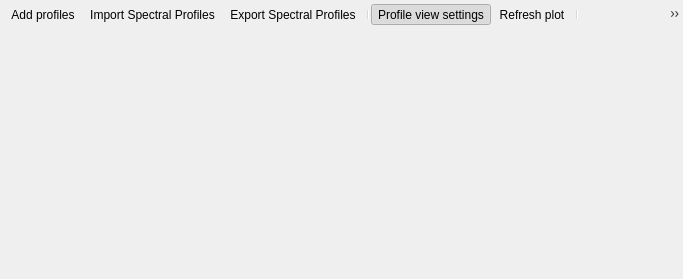
<?xml version="1.0" encoding="UTF-8"?>
<ui version="4.0">
 <class>SpectralLibraryWidget</class>
 <widget class="QWidget" name="SpectralLibraryWidget">
  <property name="geometry">
   <rect>
    <x>0</x>
    <y>0</y>
    <width>683</width>
    <height>279</height>
   </rect>
  </property>
  <property name="windowTitle">
   <string>Spectral Library View</string>
  </property>
  <property name="windowIcon">
   <iconset resource="../../qpsresources.qrc">
    <normaloff>:/qps/ui/icons/speclib.svg</normaloff>:/qps/ui/icons/speclib.svg</iconset>
  </property>
  <layout class="QVBoxLayout" name="verticalLayout_2">
   <property name="spacing">
    <number>0</number>
   </property>
   <property name="leftMargin">
    <number>0</number>
   </property>
   <property name="topMargin">
    <number>0</number>
   </property>
   <property name="rightMargin">
    <number>0</number>
   </property>
   <property name="bottomMargin">
    <number>0</number>
   </property>
   <item>
    <layout class="QVBoxLayout" name="verticalLayout">
     <property name="spacing">
      <number>0</number>
     </property>
     <property name="leftMargin">
      <number>0</number>
     </property>
     <property name="topMargin">
      <number>0</number>
     </property>
     <property name="rightMargin">
      <number>0</number>
     </property>
     <property name="bottomMargin">
      <number>0</number>
     </property>
     <item>
      <widget class="QToolBar" name="toolBar">
       <property name="windowTitle">
        <string>toolBar</string>
       </property>
       <property name="movable">
        <bool>false</bool>
       </property>
       <property name="iconSize">
        <size>
         <width>20</width>
         <height>20</height>
        </size>
       </property>
       <property name="toolButtonStyle">
        <enum>Qt::ToolButtonIconOnly</enum>
       </property>
       <property name="floatable">
        <bool>false</bool>
       </property>
       <addaction name="actionGrpAddProfiles"/>
       <addaction name="actionGrpImportProfiles"/>
       <addaction name="actionExportSpeclib"/>
       <addaction name="separator"/>
       <addaction name="actionShowProfileViewSettings"/>
       <addaction name="actionRefreshPlot"/>
       <addaction name="separator"/>
       <addaction name="actionGrpLayerProperties"/>
       <addaction name="actionShowAttributeTable"/>
       <addaction name="actionShowSpectralProcessingDialog"/>
      </widget>
     </item>
     <item>
      <widget class="SpectralLibraryPlotWidget" name="mSpeclibPlotWidget" native="true"/>
     </item>
    </layout>
   </item>
  </layout>
  <action name="actionAddCurrentProfiles">
   <property name="icon">
    <iconset resource="../../qpsresources.qrc">
     <normaloff>:/qps/ui/icons/plus_green_icon.svg</normaloff>:/qps/ui/icons/plus_green_icon.svg</iconset>
   </property>
   <property name="text">
    <string>Add profile candidates</string>
   </property>
   <property name="toolTip">
    <string>Adds the profiles that are shown as candidates from the spectral library</string>
   </property>
   <property name="shortcut">
    <string>Ctrl+Shift+A</string>
   </property>
  </action>
  <action name="actionSelectProfilesFromMap">
   <property name="icon">
    <iconset resource="../../qpsresources.qrc">
     <normaloff>:/qps/ui/icons/profile_identify.svg</normaloff>:/qps/ui/icons/profile_identify.svg</iconset>
   </property>
   <property name="text">
    <string>SelectProfilesFromMap</string>
   </property>
   <property name="toolTip">
    <string>Select a new profile from map</string>
   </property>
  </action>
  <action name="optionAddCurrentProfilesAutomatically">
   <property name="checkable">
    <bool>true</bool>
   </property>
   <property name="icon">
    <iconset resource="../../qpsresources.qrc">
     <normaloff>:/qps/ui/icons/profile_add_auto.svg</normaloff>:/qps/ui/icons/profile_add_auto.svg</iconset>
   </property>
   <property name="text">
    <string>Add profiles automatically</string>
   </property>
   <property name="toolTip">
    <string>Add profiles collected from maps automatically</string>
   </property>
  </action>
  <action name="actionImportSpeclib">
   <property name="icon">
    <iconset resource="../../qpsresources.qrc">
     <normaloff>:/qps/ui/icons/speclib_add.svg</normaloff>:/qps/ui/icons/speclib_add.svg</iconset>
   </property>
   <property name="text">
    <string>Import Spectral Profiles</string>
   </property>
   <property name="toolTip">
    <string>Import spectral profiles from other data sources e.g. ASD, SED, SVC files</string>
   </property>
  </action>
  <action name="actionExportSpeclib">
   <property name="icon">
    <iconset resource="../../qpsresources.qrc">
     <normaloff>:/qps/ui/icons/speclib_save.svg</normaloff>:/qps/ui/icons/speclib_save.svg</iconset>
   </property>
   <property name="text">
    <string>Export Spectral Profiles</string>
   </property>
   <property name="toolTip">
    <string>Export spectral profiles to other data formats</string>
   </property>
  </action>
  <action name="actionShowProperties">
   <property name="icon">
    <iconset theme=":/images/themes/default/propertyicons/system.svg">
     <normaloff>:/images/themes/default/propertyicons/system.svg</normaloff>:/images/themes/default/propertyicons/system.svg</iconset>
   </property>
   <property name="text">
    <string>Layer Properties</string>
   </property>
   <property name="toolTip">
    <string>Show the vector layer properties</string>
   </property>
  </action>
  <action name="actionShowProfileFields">
   <property name="icon">
    <iconset resource="../../qpsresources.qrc">
     <normaloff>:/qps/ui/icons/profile_fields.svg</normaloff>:/qps/ui/icons/profile_fields.svg</iconset>
   </property>
   <property name="text">
    <string>Show Spectral Profile Fields</string>
   </property>
   <property name="toolTip">
    <string>Show and activate fields to store spectral profiles</string>
   </property>
  </action>
  <action name="actionShowSpectralProcessingDialog">
   <property name="icon">
    <iconset resource="../../qpsresources.qrc">
     <normaloff>:/qps/ui/icons/profile_processing.svg</normaloff>:/qps/ui/icons/profile_processing.svg</iconset>
   </property>
   <property name="text">
    <string>Spectral Processing</string>
   </property>
   <property name="toolTip">
    <string>Open the spectral processing dialog</string>
   </property>
  </action>
  <action name="actionShowProfileViewSettings">
   <property name="checkable">
    <bool>true</bool>
   </property>
   <property name="checked">
    <bool>true</bool>
   </property>
   <property name="icon">
    <iconset>
     <normaloff>:/images/themes/default/legend.svg</normaloff>:/images/themes/default/legend.svg</iconset>
   </property>
   <property name="text">
    <string>Profile view settings</string>
   </property>
   <property name="toolTip">
    <string>Show the profile view settings</string>
   </property>
  </action>
  <action name="actionShowAttributeTable">
   <property name="icon">
    <iconset>
     <normaloff>:/images/themes/default/mActionOpenTable.svg</normaloff>:/images/themes/default/mActionOpenTable.svg</iconset>
   </property>
   <property name="text">
    <string>Show Attribute Table</string>
   </property>
   <property name="toolTip">
    <string>Open the attribute table for the selected spectral library layer</string>
   </property>
  </action>
  <action name="actionRefreshPlot">
   <property name="icon">
    <iconset resource="../../qpsresources.qrc">
     <normaloff>:/qps/ui/icons/refresh_green.svg</normaloff>:/qps/ui/icons/refresh_green.svg</iconset>
   </property>
   <property name="text">
    <string>Refresh plot</string>
   </property>
   <property name="toolTip">
    <string>Refresh the spectral library plot</string>
   </property>
  </action>
  <action name="actionGrpLayerProperties">
   <property name="icon">
    <iconset>
     <normaloff>:/images/themes/default/propertyicons/system.svg</normaloff>:/images/themes/default/propertyicons/system.svg</iconset>
   </property>
   <property name="text">
    <string>Layer Properties</string>
   </property>
   <property name="toolTip">
    <string>Show layer properties</string>
   </property>
  </action>
  <action name="actionGrpAddProfiles">
   <property name="icon">
    <iconset resource="../../qpsresources.qrc">
     <normaloff>:/qps/ui/icons/plus_green_icon.svg</normaloff>:/qps/ui/icons/plus_green_icon.svg</iconset>
   </property>
   <property name="text">
    <string>Add profiles</string>
   </property>
   <property name="toolTip">
    <string>Add profiles that have been collected from raster layers</string>
   </property>
  </action>
  <action name="actionGrpImportProfiles">
   <property name="icon">
    <iconset resource="../../qpsresources.qrc">
     <normaloff>:/qps/ui/icons/speclib_add.svg</normaloff>:/qps/ui/icons/speclib_add.svg</iconset>
   </property>
   <property name="text">
    <string>Import Spectral Profiles</string>
   </property>
   <property name="toolTip">
    <string>Import spectral profiles</string>
   </property>
  </action>
  <action name="actionExtractProfiles">
   <property name="icon">
    <iconset>
     <normaloff>:/images/themes/default/mIconRaster.svg</normaloff>:/images/themes/default/mIconRaster.svg</iconset>
   </property>
   <property name="text">
    <string>Extract Profiles</string>
   </property>
   <property name="toolTip">
    <string>Extract profiles from raster images</string>
   </property>
  </action>
 </widget>
 <customwidgets>
  <customwidget>
   <class>SpectralLibraryPlotWidget</class>
   <extends>QWidget</extends>
   <header>qps.speclib.gui.spectrallibraryplotwidget</header>
   <container>1</container>
  </customwidget>
 </customwidgets>
 <resources>
  <include location="../../qpsresources.qrc"/>
  <include location="../../../../QGIS/images/images.qrc"/>
 </resources>
 <connections/>
</ui>
